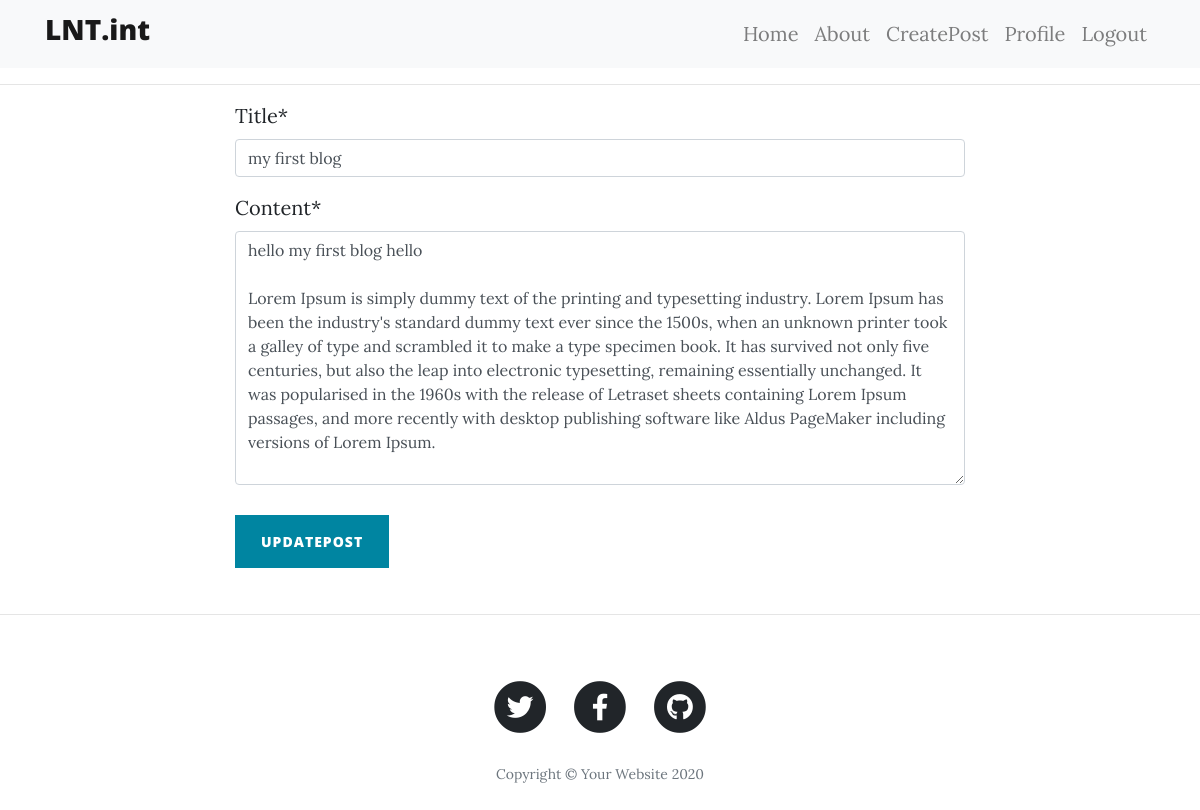
The app's page /post/1/update/ (signed in) with its own data.
### blog/models.py (models this page shows, shortened)
class Blog(models.Model):
    title= models.CharField(max_length=100)
    content= models.TextField()
    post_created = models.DateTimeField(default=timezone.now)
    author = models.ForeignKey(User, on_delete=models.CASCADE)

### blog/views.py (the view, shortened to what this page needs)
# urls.py: path('post/<int:pk>/update/', views.PostUpdateView.as_view(), name='blog-post-update'),
class PostUpdateView(LoginRequiredMixin, UserPassesTestMixin, UpdateView):
    model = Blog
    fields = ['title', 'content']
    template_name = 'blog/blog_form.html'
    extra_context = {'button_name': 'update'}
    def test_func(self):
        post = self.get_object()
        if post.author == self.request.user:
            return True
        else:
            return False

### blog/templates/blog/blog_form.html (shortened to what this page needs)
{% extends 'blog/base.html' %}
{% load crispy_forms_tags %}
{% block content %}
<div class="col-lg-8 col-md-10 mx-auto">
    <form method="POST">
        {{ form|crispy  }}
        <p/>
        <button type="submit" class="btn btn-primary" id="sendMessageButton">{{ button_name}}Post</button>
    </form>
</div>
{% endblock content %}

### records on screen
Blog: title "my first blog", content "hello my first blog hello Lorem Ipsum is simply dummy text of the printing and typesetting industry. Lorem Ipsum has been the industry's standard dummy text ever since the 1500s, when an unknown printer took a galley of type and scrambled it to make a type specimen book. It has survived not only five centuries, but also the leap into electronic typesetting, remaining essentially unchanged. It was popularised in the 1960s with the release of Letraset sheets containing Lorem Ipsum passages, and more recently with desktop publishing software like Aldus PageMaker including versions of Lorem Ipsum."

### other values on screen
{{ button_name }} "UPDATE"
